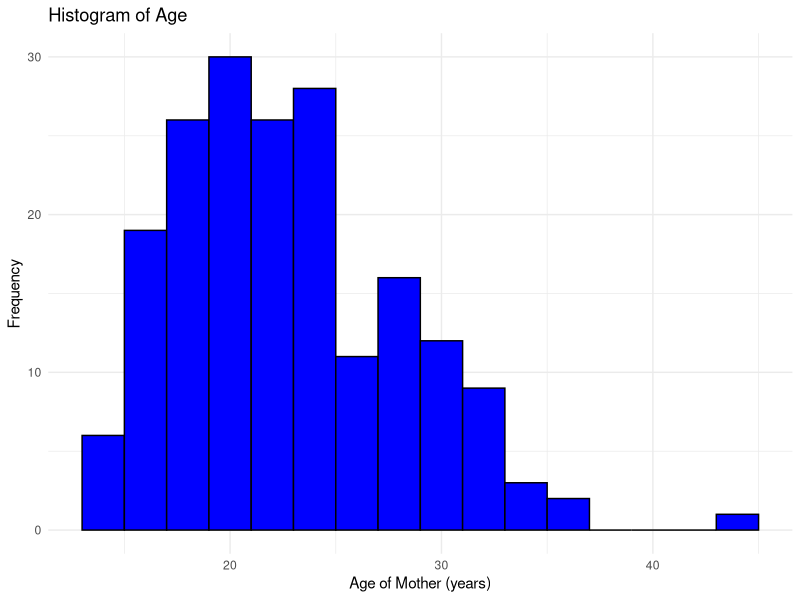
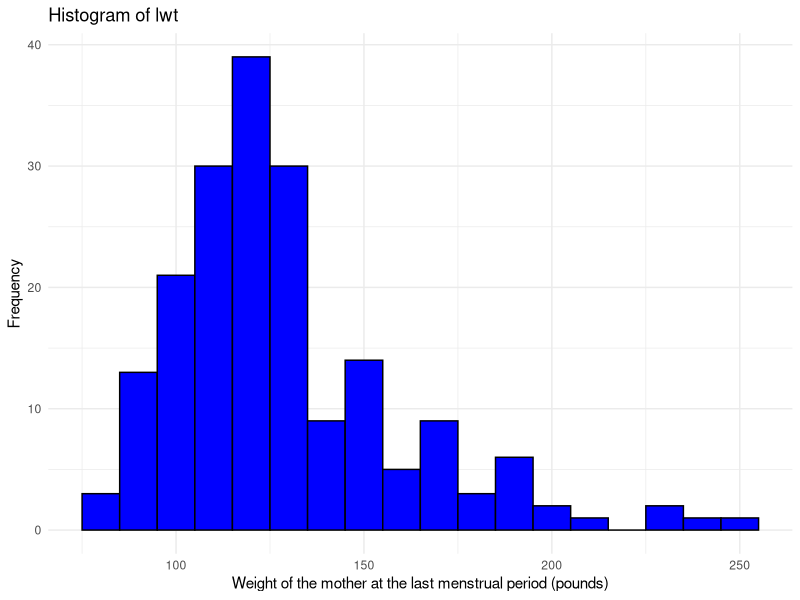
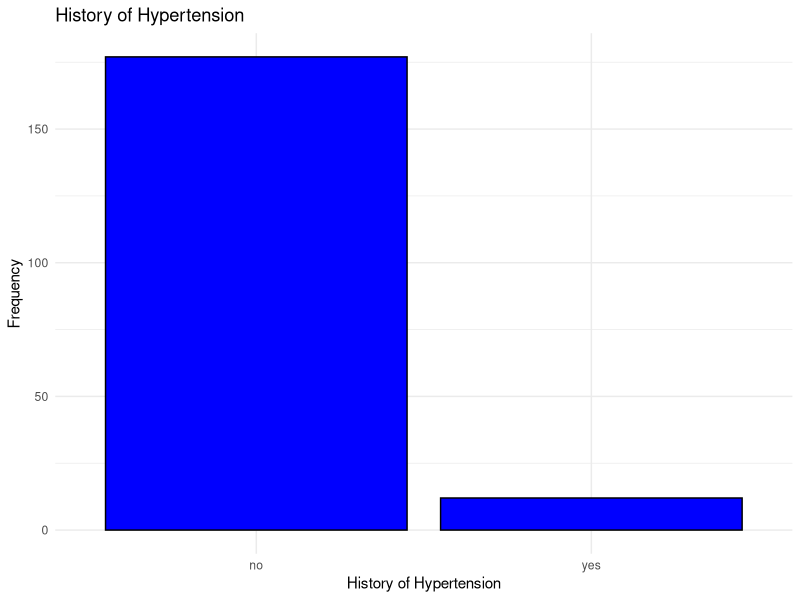

The R source for these figures, in order:
## ---- chunk 1
#| label: setup
#| include: false

# configure global options for R code chunks:
# warning = F to suppress the display of warning messages generated during the execution of code chunks
# message = F to suppress the display of messages produced during the execution of code chunks
knitr::opts_chunk$set(warning = FALSE, message = FALSE, eval=TRUE)
## ---- chunk 2
#| include: false

library(haven)
library(dplyr)
library(ggplot2)

# Load the dataset
lowbwt <- read_sav("datasets/lowbwt.sav")

# Convert alll labelled variables into factor variables 
lowbwt <- lowbwt %>% mutate(across(where(is.labelled), as_factor))
## ---- chunk 3
#| echo: false

ggplot(lowbwt, aes(x = age)) +
  geom_histogram(binwidth = 2, fill = "blue", color = "black") +
  labs(title = "Histogram of Age", x = "Age of Mother (years)", y = "Frequency") +
  theme_minimal()
## ---- chunk 4
#| echo: false

ggplot(lowbwt, aes(x = lwt)) +
  geom_histogram(binwidth = 10, fill = "blue", color = "black") +
  labs(title = "Histogram of lwt",
       x = "Weight of the mother at the last menstrual period (pounds)",
       y = "Frequency") +
  theme_minimal()
## ---- chunk 5
#| echo: false

ggplot(lowbwt, aes(x = factor(ht))) +
  geom_bar(fill = "blue", color = "black") +
  labs(title = "History of Hypertension",
       x = "History of Hypertension",
       y = "Frequency") +
  theme_minimal()
